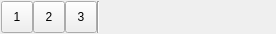
<?xml version="1.0" encoding="UTF-8"?>
<ui version="4.0">
 <class>RectToolBar</class>
 <widget class="QWidget" name="RectToolBar">
  <property name="geometry">
   <rect>
    <x>0</x>
    <y>0</y>
    <width>280</width>
    <height>40</height>
   </rect>
  </property>
  <property name="sizePolicy">
   <sizepolicy hsizetype="Fixed" vsizetype="Fixed">
    <horstretch>0</horstretch>
    <verstretch>0</verstretch>
   </sizepolicy>
  </property>
  <property name="minimumSize">
   <size>
    <width>280</width>
    <height>40</height>
   </size>
  </property>
  <property name="maximumSize">
   <size>
    <width>280</width>
    <height>40</height>
   </size>
  </property>
  <property name="windowTitle">
   <string>Form</string>
  </property>
  <property name="autoFillBackground">
   <bool>true</bool>
  </property>
  <layout class="QHBoxLayout" name="horizontalLayout">
   <property name="spacing">
    <number>0</number>
   </property>
   <property name="sizeConstraint">
    <enum>QLayout::SetFixedSize</enum>
   </property>
   <property name="margin">
    <number>1</number>
   </property>
   <item>
    <widget class="QToolButton" name="toolButton_1">
     <property name="minimumSize">
      <size>
       <width>32</width>
       <height>32</height>
      </size>
     </property>
     <property name="maximumSize">
      <size>
       <width>32</width>
       <height>32</height>
      </size>
     </property>
     <property name="focusPolicy">
      <enum>Qt::NoFocus</enum>
     </property>
     <property name="autoFillBackground">
      <bool>true</bool>
     </property>
     <property name="text">
      <string>1</string>
     </property>
     <property name="icon">
      <iconset resource="res/resources.qrc">
       <normaloff>:/point01.png</normaloff>:/point01.png</iconset>
     </property>
     <property name="iconSize">
      <size>
       <width>32</width>
       <height>32</height>
      </size>
     </property>
     <property name="checkable">
      <bool>true</bool>
     </property>
    </widget>
   </item>
   <item>
    <widget class="QToolButton" name="toolButton_2">
     <property name="minimumSize">
      <size>
       <width>32</width>
       <height>32</height>
      </size>
     </property>
     <property name="maximumSize">
      <size>
       <width>32</width>
       <height>32</height>
      </size>
     </property>
     <property name="autoFillBackground">
      <bool>true</bool>
     </property>
     <property name="text">
      <string>2</string>
     </property>
     <property name="icon">
      <iconset resource="res/resources.qrc">
       <normaloff>:/point02.png</normaloff>:/point02.png</iconset>
     </property>
     <property name="iconSize">
      <size>
       <width>32</width>
       <height>32</height>
      </size>
     </property>
     <property name="checkable">
      <bool>true</bool>
     </property>
    </widget>
   </item>
   <item>
    <widget class="QToolButton" name="toolButton_3">
     <property name="minimumSize">
      <size>
       <width>32</width>
       <height>32</height>
      </size>
     </property>
     <property name="maximumSize">
      <size>
       <width>32</width>
       <height>32</height>
      </size>
     </property>
     <property name="autoFillBackground">
      <bool>true</bool>
     </property>
     <property name="text">
      <string>3</string>
     </property>
     <property name="icon">
      <iconset resource="res/resources.qrc">
       <normaloff>:/point03.png</normaloff>:/point03.png</iconset>
     </property>
     <property name="iconSize">
      <size>
       <width>32</width>
       <height>32</height>
      </size>
     </property>
     <property name="checkable">
      <bool>true</bool>
     </property>
    </widget>
   </item>
   <item>
    <widget class="Line" name="line">
     <property name="sizePolicy">
      <sizepolicy hsizetype="Fixed" vsizetype="Fixed">
       <horstretch>0</horstretch>
       <verstretch>0</verstretch>
      </sizepolicy>
     </property>
     <property name="minimumSize">
      <size>
       <width>2</width>
       <height>32</height>
      </size>
     </property>
     <property name="maximumSize">
      <size>
       <width>2</width>
       <height>32</height>
      </size>
     </property>
     <property name="orientation">
      <enum>Qt::Vertical</enum>
     </property>
    </widget>
   </item>
   <item>
    <widget class="ToolbarCommon" name="widget" native="true">
     <property name="minimumSize">
      <size>
       <width>176</width>
       <height>0</height>
      </size>
     </property>
     <property name="maximumSize">
      <size>
       <width>176</width>
       <height>16777215</height>
      </size>
     </property>
    </widget>
   </item>
  </layout>
 </widget>
 <customwidgets>
  <customwidget>
   <class>ToolbarCommon</class>
   <extends>QWidget</extends>
   <header>toolbarcommon.h</header>
   <container>1</container>
  </customwidget>
 </customwidgets>
 <resources>
  <include location="res/resources.qrc"/>
 </resources>
 <connections/>
</ui>
